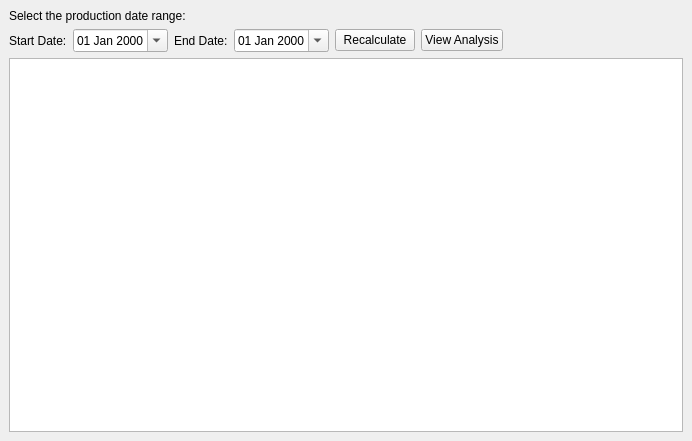
<?xml version="1.0" encoding="UTF-8"?>
<ui version="4.0">
 <class>CorrugatorAnalysis</class>
 <widget class="QMainWindow" name="CorrugatorAnalysis">
  <property name="geometry">
   <rect>
    <x>0</x>
    <y>0</y>
    <width>692</width>
    <height>441</height>
   </rect>
  </property>
  <property name="windowTitle">
   <string>Corr. Analysis</string>
  </property>
  <property name="windowIcon">
   <iconset resource="../../universal/Leva/src/res.qrc">
    <normaloff>:/images/Icon_12.ico</normaloff>:/images/Icon_12.ico</iconset>
  </property>
  <widget class="QWidget" name="centralwidget">
   <layout class="QVBoxLayout" name="verticalLayout">
    <item>
     <widget class="QLabel" name="label">
      <property name="text">
       <string>Select the production date range:</string>
      </property>
     </widget>
    </item>
    <item>
     <layout class="QHBoxLayout" name="horizontalLayout">
      <item>
       <widget class="QLabel" name="label_2">
        <property name="text">
         <string>Start Date:</string>
        </property>
       </widget>
      </item>
      <item>
       <widget class="QDateEdit" name="dtpStartDate">
        <property name="displayFormat">
         <string>dd MMM yyyy</string>
        </property>
        <property name="calendarPopup">
         <bool>true</bool>
        </property>
       </widget>
      </item>
      <item>
       <widget class="QLabel" name="label_3">
        <property name="text">
         <string>End Date:</string>
        </property>
       </widget>
      </item>
      <item>
       <widget class="QDateEdit" name="dtpEndDate">
        <property name="displayFormat">
         <string>dd MMM yyyy</string>
        </property>
        <property name="calendarPopup">
         <bool>true</bool>
        </property>
       </widget>
      </item>
      <item>
       <widget class="QPushButton" name="cmdRecalculate">
        <property name="text">
         <string>Recalculate</string>
        </property>
       </widget>
      </item>
      <item>
       <widget class="QPushButton" name="cmdView">
        <property name="text">
         <string>View Analysis</string>
        </property>
       </widget>
      </item>
      <item>
       <spacer name="horizontalSpacer">
        <property name="orientation">
         <enum>Qt::Horizontal</enum>
        </property>
        <property name="sizeHint" stdset="0">
         <size>
          <width>40</width>
          <height>20</height>
         </size>
        </property>
       </spacer>
      </item>
     </layout>
    </item>
    <item>
     <widget class="QTextBrowser" name="txtAnalysis"/>
    </item>
   </layout>
  </widget>
 </widget>
 <resources>
  <include location="../../universal/Leva/src/res.qrc"/>
 </resources>
 <connections/>
</ui>
